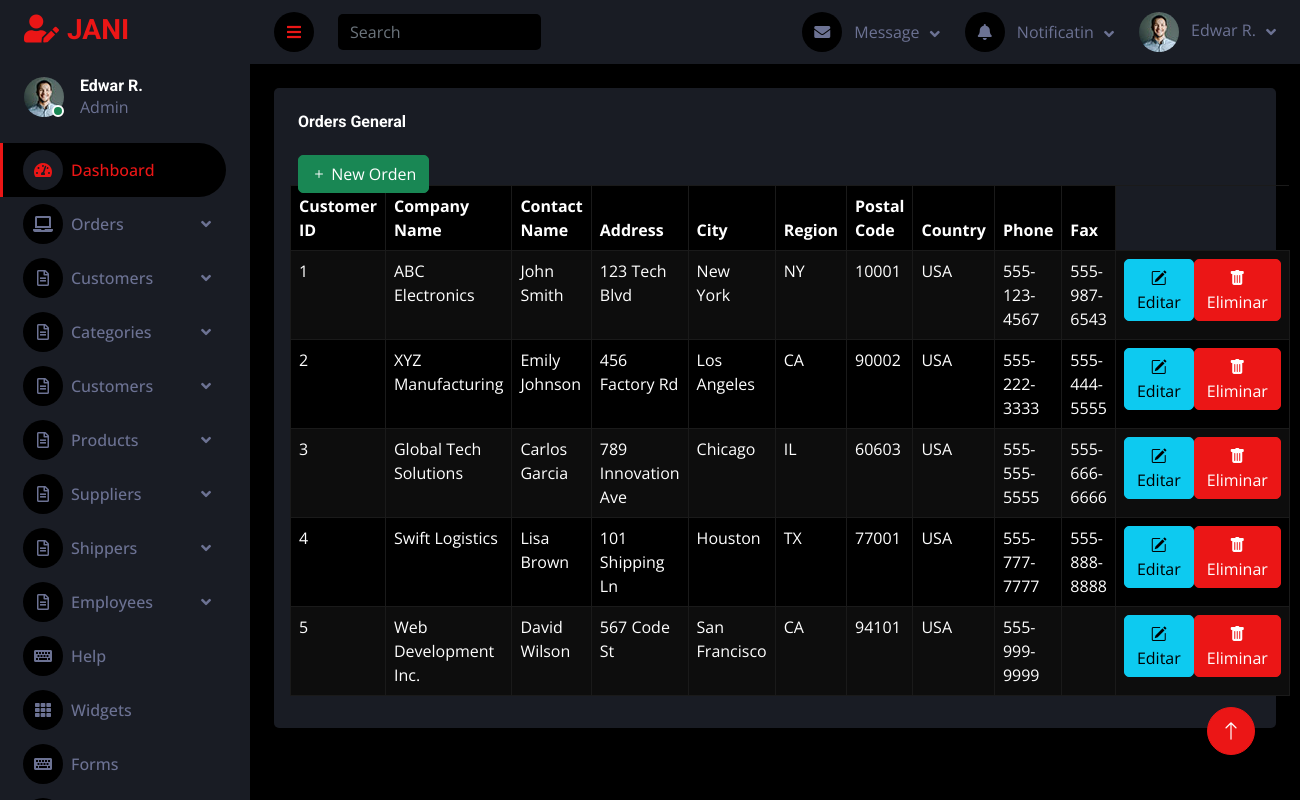
The app's page /z2list_customer.php with its own data.
### tables this page shows
CREATE TABLE `customers` (
  `customer_id` int(11) NOT NULL,
  `company_name` varchar(255) NOT NULL,
  `contact_name` varchar(255) DEFAULT NULL,
  `contact_title` varchar(255) DEFAULT NULL,
  `address` varchar(255) DEFAULT NULL,
  `city` varchar(255) DEFAULT NULL,
  `region` varchar(255) DEFAULT NULL,
  `postal_code` varchar(10) DEFAULT NULL,
  `country` varchar(255) DEFAULT NULL,
  `phone` varchar(15) DEFAULT NULL,
  `fax` varchar(15) DEFAULT NULL,
  `state` enum('activo','eliminado') NOT NULL DEFAULT 'activo'
);

### z2list_customer.php (the view, shortened to what this page needs)
<!DOCTYPE html>
<html lang="en">
<head>
    <link href="https://cdnjs.cloudflare.com/ajax/libs/font-awesome/5.10.0/css/all.min.css" rel="stylesheet">
    <link href="https://cdn.jsdelivr.net/npm/bootstrap-icons@1.4.1/font/bootstrap-icons.css" rel="stylesheet">
    <link href="lib/owlcarousel/assets/owl.carousel.min.css" rel="stylesheet">
    <link href="lib/tempusdominus/css/tempusdominus-bootstrap-4.min.css" rel="stylesheet" />
    <link href="css/bootstrap.min.css" rel="stylesheet">
    <link href="css/style.css" rel="stylesheet">
</head>
<body>
    <div class="container-fluid position-relative d-flex p-0">
        <div class="sidebar pe-4 pb-3">
            <nav class="navbar bg-secondary navbar-dark">
                <a href="index.html" class="navbar-brand mx-4 mb-3">
                    <h3 class="text-primary"><i class="fa fa-user-edit me-2"></i>JANI</h3>
                </a>
                <div class="d-flex align-items-center ms-4 mb-4">
                    <div class="position-relative">
                        <img class="rounded-circle" src="img/user.jpg" alt="" style="width: 40px; height: 40px;">
                        <div class="bg-success rounded-circle border border-2 border-white position-absolute end-0 bottom-0 p-1"></div>
                    </div>
                    <div class="ms-3">
                        <h6 class="mb-0">Edwar R.</h6>
                        <span>Admin</span>
                    </div>
                </div>
                <div class="navbar-nav w-100">
                    <a href="index.html" class="nav-item nav-link active"><i class="fa fa-tachometer-alt me-2"></i>Dashboard</a>
                    <div class="nav-item dropdown">
                        <a href="#" class="nav-link dropdown-toggle" data-bs-toggle="dropdown"><i class="fa fa-laptop me-2"></i>Orders</a>
                    </div>
                    <div class="nav-item dropdown">
                        <a href="#" class="nav-link dropdown-toggle" data-bs-toggle="dropdown"><i class="far fa-file-alt me-2"></i>Customers</a>
                    </div>
                    <div class="nav-item dropdown">
                        <a href="#" class="nav-link dropdown-toggle" data-bs-toggle="dropdown"><i class="far fa-file-alt me-2"></i>Categories</a>
                    </div>
                    <div class="nav-item dropdown">
                        <a href="#" class="nav-link dropdown-toggle" data-bs-toggle="dropdown"><i class="far fa-file-alt me-2"></i>Customers</a>
                    </div>
                    <div class="nav-item dropdown">
                        <a href="#" class="nav-link dropdown-toggle" data-bs-toggle="dropdown"><i class="far fa-file-alt me-2"></i>Products</a>
                    </div>
                    <div class="nav-item dropdown">
                        <a href="#" class="nav-link dropdown-toggle" data-bs-toggle="dropdown"><i class="far fa-file-alt me-2"></i>Suppliers</a>
                    </div>
                    <div class="nav-item dropdown">
                        <a href="#" class="nav-link dropdown-toggle" data-bs-toggle="dropdown"><i class="far fa-file-alt me-2"></i>Shippers</a>
                    </div>
                    <div class="nav-item dropdown">
                        <a href="#" class="nav-link dropdown-toggle" data-bs-toggle="dropdown"><i class="far fa-file-alt me-2"></i>Employees</a>
                    </div>
                    <a href="404.html" class="nav-item nav-link"><i class="fa fa-keyboard me-2"></i>Help</a>
                    <a href="widget.html" class="nav-item nav-link"><i class="fa fa-th me-2"></i>Widgets</a>
                    <a href="form.html" class="nav-item nav-link"><i class="fa fa-keyboard me-2"></i>Forms</a>
                    <a href="table.html" class="nav-item nav-link"><i class="fa fa-table me-2"></i>Tables</a>
                </div>
            </nav>
        </div>
        <div class="content">
            <nav class="navbar navbar-expand bg-secondary navbar-dark sticky-top px-4 py-0">
                <a href="#" class="sidebar-toggler flex-shrink-0">
                    <i class="fa fa-bars"></i>
                </a>
                <form class="d-none d-md-flex ms-4">
                    <input class="form-control bg-dark border-0" type="search" placeholder="Search">
                </form>
                <div class="navbar-nav align-items-center ms-auto">
                    <div class="nav-item dropdown">
                        <a href="#" class="nav-link dropdown-toggle" data-bs-toggle="dropdown">
                            <i class="fa fa-envelope me-lg-2"></i>
                            <span class="d-none d-lg-inline-flex">Message</span>
                        </a>
                    </div>
                    <div class="nav-item dropdown">
                        <a href="#" class="nav-link dropdown-toggle" data-bs-toggle="dropdown">
                            <i class="fa fa-bell me-lg-2"></i>
                            <span class="d-none d-lg-inline-flex">Notificatin</span>
                        </a>
                    </div>
                    <div class="nav-item dropdown">
                        <a href="#" class="nav-link dropdown-toggle" data-bs-toggle="dropdown">
                            <img class="rounded-circle me-lg-2" src="img/user.jpg" alt="" style="width: 40px; height: 40px;">
                            <span class="d-none d-lg-inline-flex">Edwar R.</span>
                        </a>
                    </div>
                </div>
            </nav>
            <div class="container-fluid pt-4 px-4">
                <div class="row g-4">
                    <div class="col-sm-12 col-xl-35">
                        <div class="bg-secondary rounded h-100 p-4">
                            <h6 class="mb-4">Orders General</h6>
                            <div class="d-flex justify-content-between align-items-center">
                                <a href="z1new_orders.php" class="btn btn-success"><i class="bi bi-plus"></i> New Orden</a>
                            </div>
                            <div class="m-n2">
                                <table class="table table-bordered table-striped table-dark">
                                <thead>
                                        <tr>
                                            <th>Customer ID</th>
                                            <th>Company Name</th>
                                            <th>Contact Name</th>
                                            <th>Address</th>
                                            <th>City</th>
                                            <th>Region</th>
                                            <th>Postal Code</th>
                                            <th>Country</th>
                                            <th>Phone</th>
                                            <th>Fax</th>
                                        </tr>
                                    </thead>
                                    <tbody>
                                    <?php
                                    include 'sistem/data_base/conn.php';
                                    $query = "SELECT * FROM customers WHERE state = 'Activo'";
                                    $result = mysqli_query($conn, $query);
                                    if (mysqli_num_rows($result) > 0) {
                                        while ($row = mysqli_fetch_assoc($result)) {
                                            echo "<tr>";
                                            echo "<td>" . $row['customer_id'] . "</td>";
                                            echo "<td>" . $row['company_name'] . "</td>";
                                            echo "<td>" . $row['contact_name'] . "</td>";
                                            echo "<td>" . $row['address'] . "</td>";
                                            echo "<td>" . $row['city'] . "</td>";
                                            echo "<td>" . $row['region'] . "</td>";
                                            echo "<td>" . $row['postal_code'] . "</td>";
                                            echo "<td>" . $row['country'] . "</td>";
                                            echo "<td>" . $row['phone'] . "</td>";
                                            echo "<td>" . $row['fax'] . "</td>";
                                            echo "<td>";
                                            echo "<div class='btn-group btn-group-space'>";
                                            echo "<form method='post' action='z1editar_orden.php'>";
                                            echo "<button type='submit' class='btn btn-info'>";
                                            echo "<i class='bi bi-pencil-square'></i> Editar";
                                            echo "</button>";
                                            echo "</form>";
                                            echo "<form method='post' action='z1eliminar_orden.php'>";
                                            echo "<button type='button' class='btn btn-primary confirm-delete' data-orderid='" . $row['customer_id'] . "'>";
                                            echo "<i class='bi bi-trash-fill'></i> Eliminar";
                                            echo "</button>";
                                            echo "</form>";
                                            echo "</div>";
                                            echo "</td>";
                                            echo "</tr>";
                                        }
                                    } else {
                                        echo "<tr><td colspan='17'>No se encontraron órdenes en la base de datos.</td></tr>";
                                    }
                                    ?>
                                    </tbody>
                                </table>
                            </div>
                        </div>
                    </div>
                </div>
            </div>
        </div>
        <a href="#" class="btn btn-lg btn-primary btn-lg-square back-to-top"><i class="bi bi-arrow-up"></i></a>
    </div>
</body>
</html>

### css/style.css (style rules this page uses)
:root { --primary: #EB1616; --secondary: #191C24; --light: #6C7293; --dark: #000000; }
.back-to-top { position: fixed; display: none; right: 45px; bottom: 45px; z-index: 99; }
.btn { transition: .5s; }
.btn-lg-square { width: 48px; height: 48px; }
.btn-square, .btn-sm-square, .btn-lg-square { padding: 0; display: inline-flex; align-items: center; justify-content: center; font-weight: normal; border-radius: 50px; }
.sidebar { position: fixed; top: 0; left: 0; bottom: 0; width: 250px; height: 100vh; overflow-y: auto; background: var(--secondary); transition: 0.5s; z-index: 999; }
.content { margin-left: 250px; min-height: 100vh; background: var(--dark); transition: 0.5s; }
@media (min-width: 992px) { .sidebar { margin-left: 0; } }
@media (min-width: 992px) { .content { width: calc(100% - 250px); } }
.sidebar .navbar .navbar-nav .nav-link { padding: 7px 20px; color: var(--light); font-weight: 500; border-left: 3px solid var(--secondary); border-radius: 0 30px 30px 0; outline: none; }
.sidebar .navbar .navbar-nav .nav-link:hover, .sidebar .navbar .navbar-nav .nav-link.active { color: var(--primary); background: var(--dark); border-color: var(--primary); }
.sidebar .navbar .navbar-nav .nav-link i { width: 40px; height: 40px; display: inline-flex; align-items: center; justify-content: center; background: var(--dark); border-radius: 40px; }
.sidebar .navbar .navbar-nav .nav-link:hover i, .sidebar .navbar .navbar-nav .nav-link.active i { background: var(--secondary); }
.sidebar .navbar .dropdown-toggle::after { position: absolute; top: 15px; right: 15px; border: none; content: "\f107"; font-family: "Font Awesome 5 Free"; font-weight: 900; transition: .5s; }
.content .navbar .navbar-nav .nav-link { margin-left: 25px; padding: 12px 0; color: var(--light); outline: none; }
.content .navbar .sidebar-toggler, .content .navbar .navbar-nav .nav-link i { width: 40px; height: 40px; display: inline-flex; align-items: center; justify-content: center; background: var(--dark); border-radius: 40px; }
.content .navbar .dropdown-toggle::after { margin-left: 6px; vertical-align: middle; border: none; content: "\f107"; font-family: "Font Awesome 5 Free"; font-weight: 900; transition: .5s; }

### records on screen
customers: customer_id "1", company_name "ABC Electronics", contact_name "John Smith", address "123 Tech Blvd", city "New York", region "NY", postal_code "10001", country "USA", phone "555-123-4567", fax "555-987-6543"
customers: customer_id "2", company_name "XYZ Manufacturing", contact_name "Emily Johnson", address "456 Factory Rd", city "Los Angeles", region "CA", postal_code "90002", country "USA", phone "555-222-3333", fax "555-444-5555"
customers: customer_id "3", company_name "Global Tech Solutions", contact_name "Carlos Garcia", address "789 Innovation Ave", city "Chicago", region "IL", postal_code "60603", country "USA", phone "555-555-5555", fax "555-666-6666"
customers: customer_id "4", company_name "Swift Logistics", contact_name "Lisa Brown", address "101 Shipping Ln", city "Houston", region "TX", postal_code "77001", country "USA", phone "555-777-7777", fax "555-888-8888"
customers: customer_id "5", company_name "Web Development Inc.", contact_name "David Wilson", address "567 Code St", city "San Francisco", region "CA", postal_code "94101", country "USA", phone "555-999-9999"
